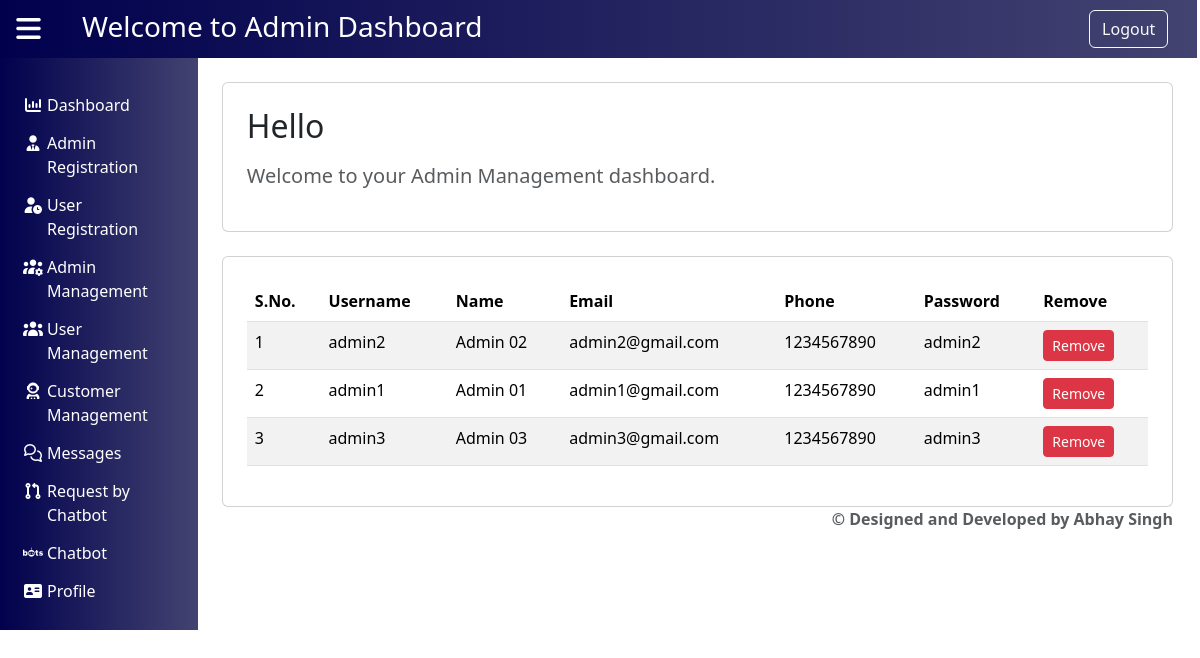
The page /admins/admin_management/ on the database its author committed.
### mainapp/models.py (models this page shows, shortened)
class AdminRegistration(models.Model):
    username = models.CharField(max_length=100)
    Name = models.CharField(max_length=100)
    email = models.EmailField()
    phone_number = models.CharField(max_length=10)
    password = models.CharField(max_length=100)

### Admin/views.py (the view)
# urls.py: path('admin_management/',views.admin_management,name='admin_management'),
def admin_management(request):
    customer = AdminRegistration.objects.all()
    role = 'admin'
    return render(request,'admin_management.html', {'customer': customer,'role': role})

### Admin/templates/admin_management.html
{% extends "admin_base.html" %}
{% load static %}
{% block admin %}
    <div class="container mt-4">
        <div class="card border-1 p-4">
            <h2 class="mb-3">Hello {{ user.username }}</h2>
            <p class="fs-5 text-muted">
                Welcome to your Admin Management dashboard.
            </p>
        </div>
        {% include 'management.html' with role='admin' customer=customer %}
    </div>
{% endblock %}

### templates/management.html
    <div class="card mt-4 border-1 p-3 p-md-4 table-responsive" style="max-height: 70vh; overflow-y: auto; scrollbar-width: none;">
        <table class="table table-striped">
            <thead>
                <tr>
                    <th scope="col">S.No.</th>
                    <th scope="col">Username</th>
                    <th scope="col">Name</th>
                    <th scope="col">Email</th>
                    <th scope="col">Phone</th>
                    <th scope="col">Password</th>
                    <th scope="col">Remove</th>
                </tr>
            </thead>
            <tbody>
                {% for cust in customer %}
                <tr>
                    <td>{{ forloop.counter }}</td>
                    <td>{{ cust.username }}</td>
                    <td>{{ cust.Name }}</td>
                    <td>{{ cust.email }}</td>
                    <td>{{ cust.phone_number }}</td>
                    <td>{{ cust.password }}</td>
                    <td>
                        <a href="{% url 'User:delete_data' cust.username role %}" class="btn btn-danger btn-sm">Remove</a>
                    </td>
                </tr>
                {% endfor %}
            </tbody>
        </table>
    </div>

### rows shown on the page
AdminRegistration: username "admin2", Name "Admin 02", email "admin2@gmail.com", phone_number "1234567890", password "admin2"
AdminRegistration: username "admin1", Name "Admin 01", email "admin1@gmail.com", phone_number "1234567890", password "admin1"
AdminRegistration: username "admin3", Name "Admin 03", email "admin3@gmail.com", phone_number "1234567890", password "admin3"
